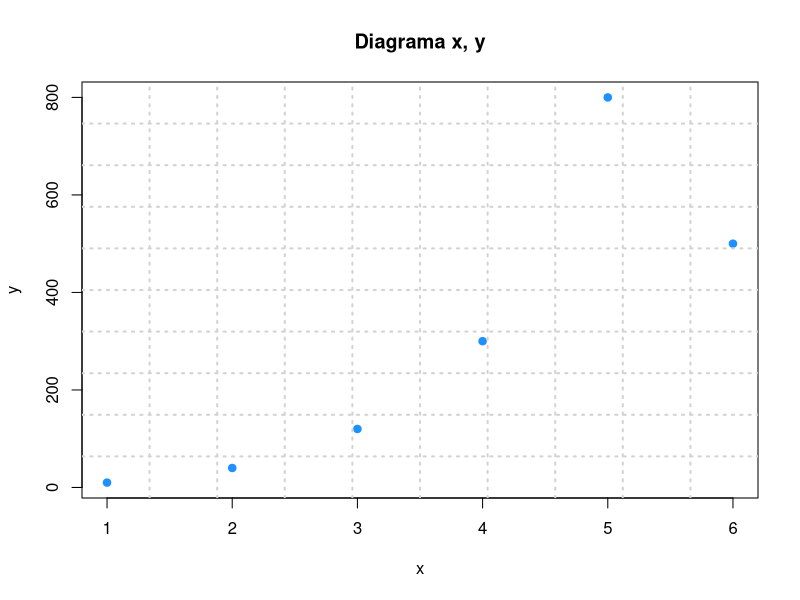
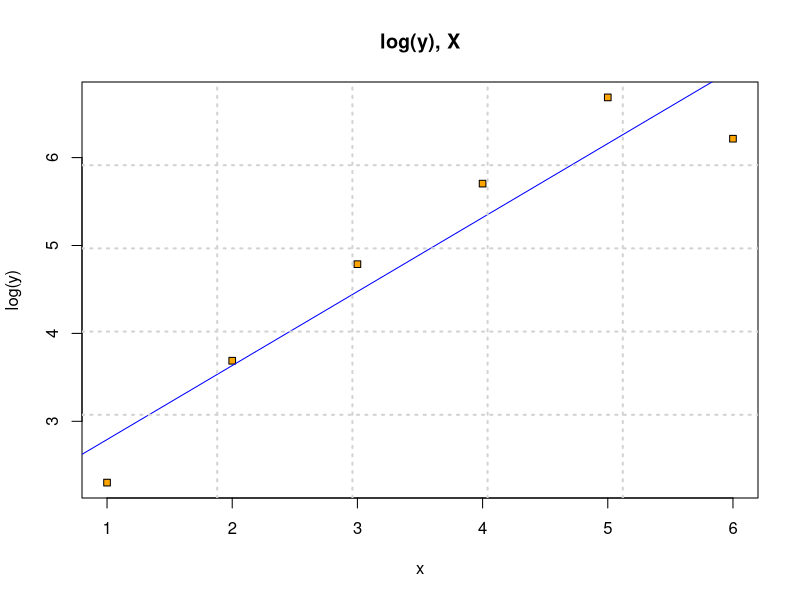
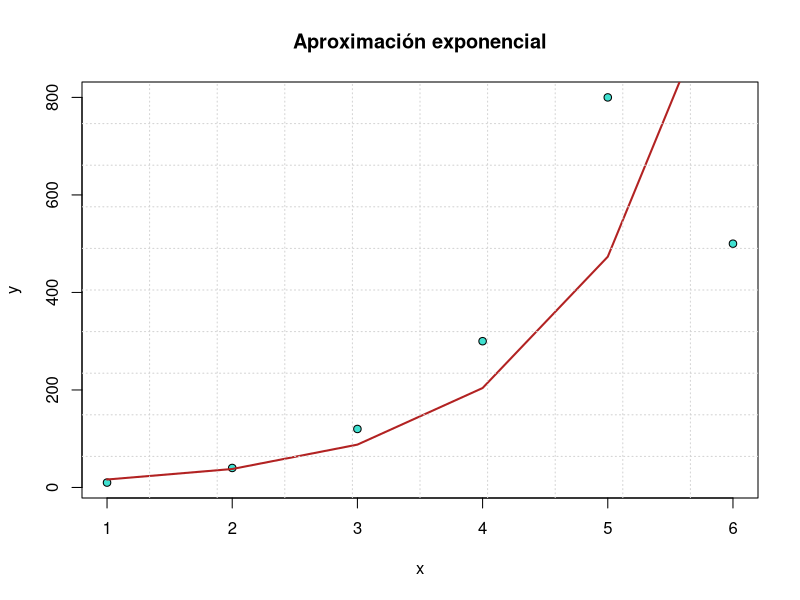
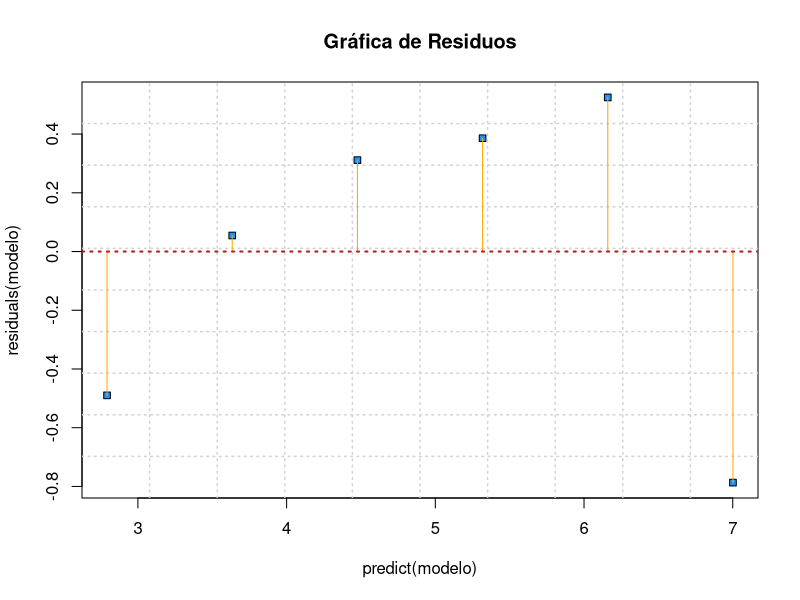

The R source for these figures, in order:
# y = ax^b
library(ggplot2)

x <- c(1, 2, 3, 4 , 5, 6)
y <- c(10, 40, 120, 300, 800, 500)

datos <- data.frame(x, y)
modelo <- lm(log(y) ~ x, data = datos)
summary(modelo)

plot(x,y, pch=19, col = "dodgerblue", bg="red", main="Diagrama x, y")
grid(10, 10, lwd=2)

plot(x,log(y), pch=22, bg="orange", main = "log(y), X")
abline(reg=modelo, col="blue", lwd=1)
grid(5,5,lwd=2)

plot(x,y, pch=21, bg="turquoise", main="Aproximación exponencial")
lines(x, exp(modelo$fitted.values), col="firebrick", lwd = 2)
grid(10, 10, lwd=1)

plot(predict(modelo), residuals(modelo), pch=22, bg="dodgerblue", main="Gráfica de Residuos")
grid(10,10, lwd=1.5)
lines(predict(modelo), residuals(modelo), type="h", col="orange", lwd=1)
abline(h=0, col="firebrick", lty=3, lwd=2)

